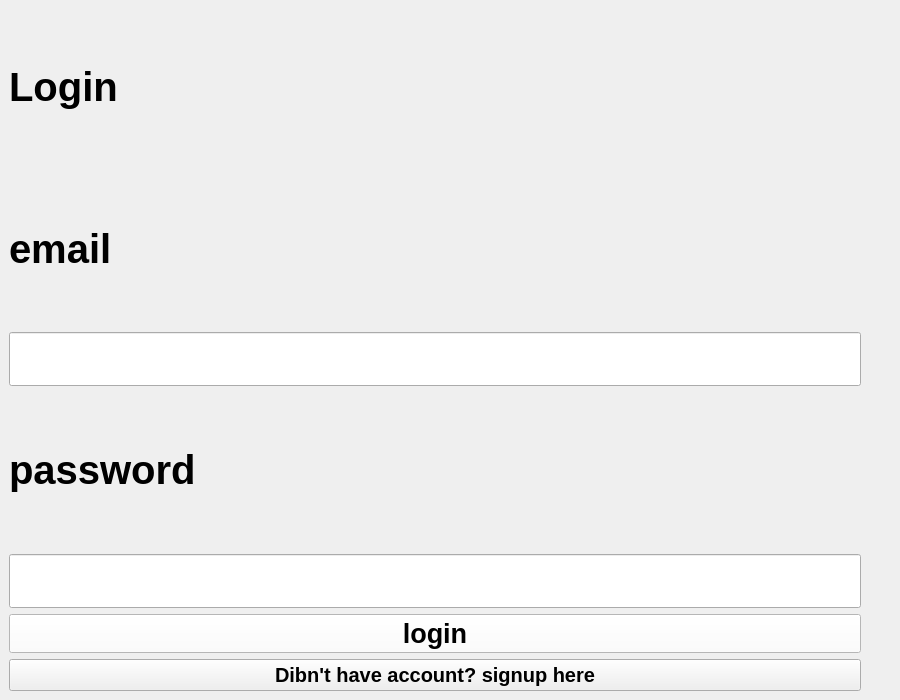
<?xml version="1.0" encoding="UTF-8"?>
<ui version="4.0">
 <class>mainWindow</class>
 <widget class="QMainWindow" name="mainWindow">
  <property name="geometry">
   <rect>
    <x>0</x>
    <y>0</y>
    <width>900</width>
    <height>700</height>
   </rect>
  </property>
  <property name="font">
   <font>
    <pointsize>30</pointsize>
    <weight>75</weight>
    <bold>true</bold>
   </font>
  </property>
  <property name="windowTitle">
   <string>MainWindow</string>
  </property>
  <widget class="QWidget" name="centralwidget">
   <layout class="QHBoxLayout" name="horizontalLayout">
    <item>
     <layout class="QVBoxLayout" name="verticalLayout">
      <item>
       <widget class="QLabel" name="label_2">
        <property name="text">
         <string>Login</string>
        </property>
       </widget>
      </item>
      <item>
       <widget class="QLabel" name="label_3">
        <property name="font">
         <font>
          <pointsize>30</pointsize>
         </font>
        </property>
        <property name="text">
         <string>email</string>
        </property>
       </widget>
      </item>
      <item>
       <widget class="QLineEdit" name="email"/>
      </item>
      <item>
       <widget class="QLabel" name="label_4">
        <property name="text">
         <string>password</string>
        </property>
       </widget>
      </item>
      <item>
       <widget class="QLineEdit" name="password">
        <property name="echoMode">
         <enum>QLineEdit::Password</enum>
        </property>
       </widget>
      </item>
      <item>
       <widget class="QPushButton" name="login_btn">
        <property name="font">
         <font>
          <pointsize>20</pointsize>
          <weight>75</weight>
          <bold>true</bold>
         </font>
        </property>
        <property name="styleSheet">
         <string notr="true">*{
background-color: white;
}
QLineEdit{
 background-color:#fa0000  ;
	border: none;
	border-bottom: 1px solid black;
	padding: 3px 5px;
}</string>
        </property>
        <property name="text">
         <string>login</string>
        </property>
       </widget>
      </item>
      <item>
       <widget class="QPushButton" name="signup_btn">
        <property name="font">
         <font>
          <pointsize>15</pointsize>
         </font>
        </property>
        <property name="text">
         <string>Dibn't have account? signup here</string>
        </property>
       </widget>
      </item>
     </layout>
    </item>
    <item>
     <widget class="QLabel" name="label_6">
      <property name="maximumSize">
       <size>
        <width>400</width>
        <height>16777215</height>
       </size>
      </property>
      <property name="text">
       <string/>
      </property>
      <property name="pixmap">
       <pixmap>../assets/anh.jpg</pixmap>
      </property>
      <property name="alignment">
       <set>Qt::AlignCenter</set>
      </property>
     </widget>
    </item>
   </layout>
  </widget>
 </widget>
 <resources/>
 <connections/>
</ui>
